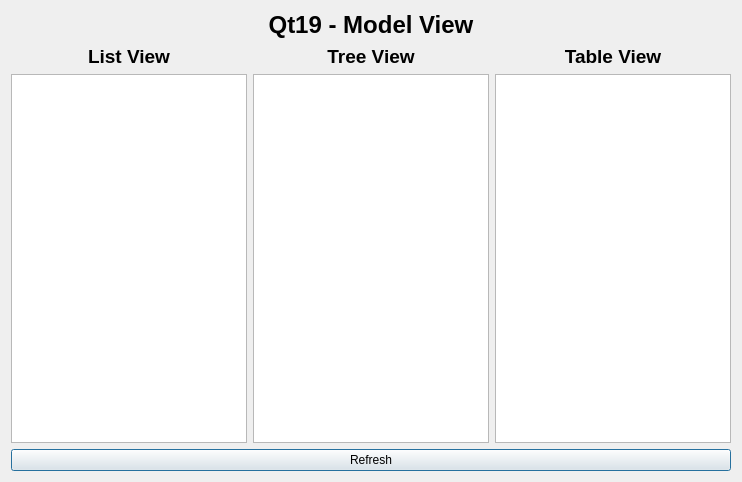
<?xml version="1.0" encoding="UTF-8"?>
<ui version="4.0">
 <class>Dialog</class>
 <widget class="QDialog" name="Dialog">
  <property name="geometry">
   <rect>
    <x>0</x>
    <y>0</y>
    <width>742</width>
    <height>482</height>
   </rect>
  </property>
  <property name="windowTitle">
   <string>Dialog</string>
  </property>
  <layout class="QVBoxLayout" name="verticalLayout">
   <item>
    <widget class="QLabel" name="titleLabel">
     <property name="font">
      <font>
       <pointsize>18</pointsize>
       <weight>75</weight>
       <bold>true</bold>
      </font>
     </property>
     <property name="text">
      <string>Qt19 - Model View</string>
     </property>
     <property name="alignment">
      <set>Qt::AlignCenter</set>
     </property>
    </widget>
   </item>
   <item>
    <layout class="QGridLayout" name="gridLayout">
     <item row="0" column="0">
      <widget class="QLabel" name="label_2">
       <property name="font">
        <font>
         <pointsize>14</pointsize>
         <weight>75</weight>
         <bold>true</bold>
        </font>
       </property>
       <property name="text">
        <string>List View</string>
       </property>
       <property name="alignment">
        <set>Qt::AlignCenter</set>
       </property>
      </widget>
     </item>
     <item row="0" column="1">
      <widget class="QLabel" name="label_3">
       <property name="font">
        <font>
         <pointsize>14</pointsize>
         <weight>75</weight>
         <bold>true</bold>
        </font>
       </property>
       <property name="text">
        <string>Tree View</string>
       </property>
       <property name="alignment">
        <set>Qt::AlignCenter</set>
       </property>
      </widget>
     </item>
     <item row="0" column="2">
      <widget class="QLabel" name="label_4">
       <property name="font">
        <font>
         <pointsize>14</pointsize>
         <weight>75</weight>
         <bold>true</bold>
        </font>
       </property>
       <property name="text">
        <string>Table View</string>
       </property>
       <property name="alignment">
        <set>Qt::AlignCenter</set>
       </property>
      </widget>
     </item>
     <item row="1" column="0">
      <widget class="QListView" name="listView"/>
     </item>
     <item row="1" column="1">
      <widget class="QTreeView" name="treeView"/>
     </item>
     <item row="1" column="2">
      <widget class="QTableView" name="tableView"/>
     </item>
    </layout>
   </item>
   <item>
    <widget class="QPushButton" name="refreshButton">
     <property name="text">
      <string>Refresh</string>
     </property>
    </widget>
   </item>
  </layout>
 </widget>
 <layoutdefault spacing="6" margin="11"/>
 <resources/>
 <connections/>
</ui>
